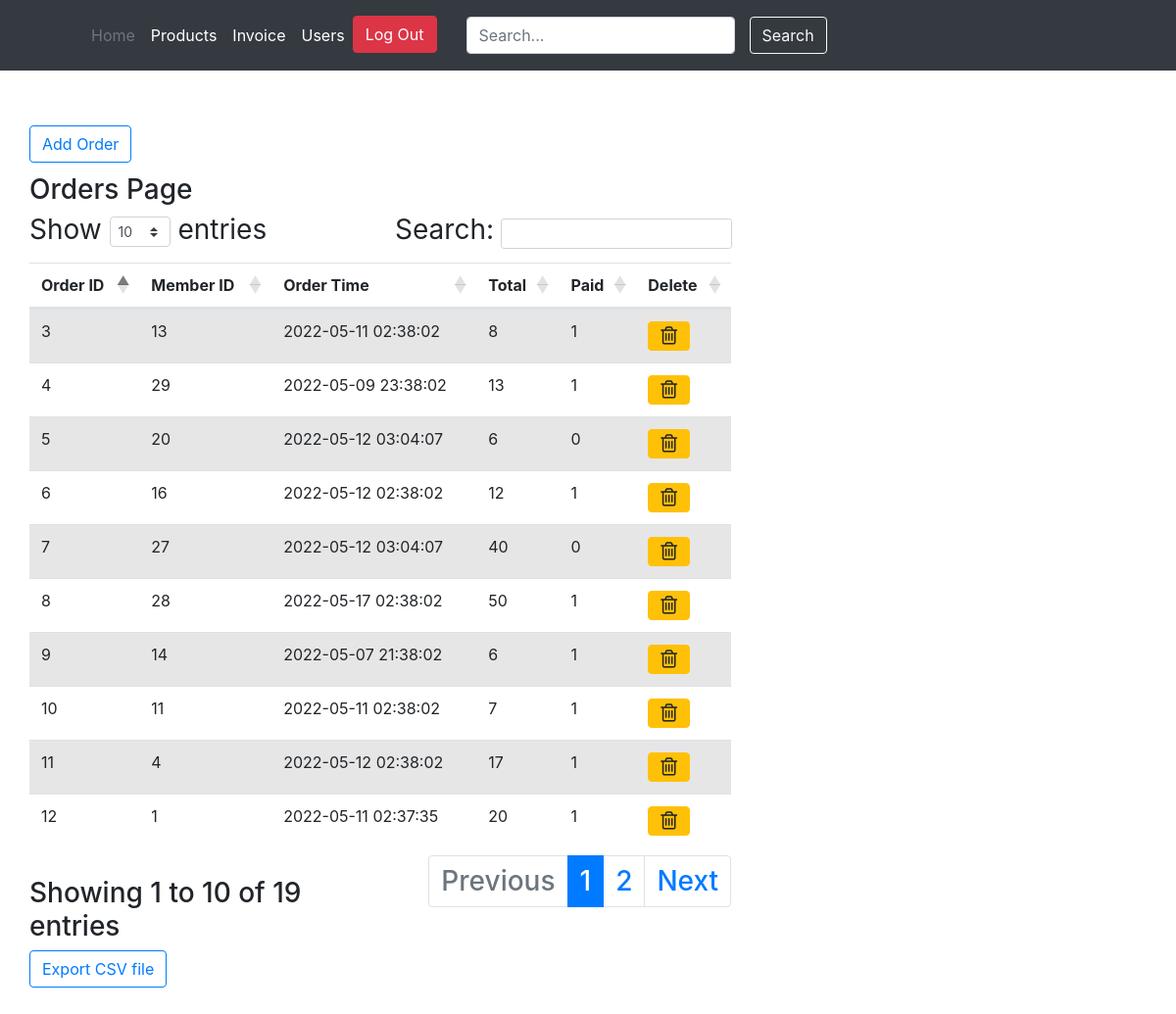
/orders.php, run on the app's committed database.
### tables this page shows
CREATE TABLE `invoice` (
  `OrderID` int(6) NOT NULL,
  `MemberID` int(10) NOT NULL,
  `OrderTime` timestamp NOT NULL DEFAULT current_timestamp(),
  `Total` int(10) NOT NULL,
  `Paid` tinyint(1) NOT NULL,
  `Active` tinyint(1) NOT NULL 
);

### orders.php (the view, shortened to what this page needs)
<head>
	<link rel="stylesheet" href="https://cdn.jsdelivr.net/npm/bootstrap@4.3.1/dist/css/bootstrap.min.css">
	<link rel="stylesheet" href="https://cdn.datatables.net/1.11.5/css/dataTables.bootstrap5.min.css">
	<link href="https://maxcdn.bootstrapcdn.com/font-awesome/4.7.0/css/font-awesome.min.css" rel="stylesheet" />
</head>
<body>
	<header class="p-3 bg-dark text-white">
		<div class="container">
			<div class="d-flex flex-wrap align-items-center justify-content-center justify-content-lg-start">
				<a href="/" class="d-flex align-items-center mb-2 mb-lg-0 text-white text-decoration-none">
					<svg class="bi me-2" width="40" height="32" role="img" aria-label="Bootstrap">
						<use xlink:href="#bootstrap"></use>
					</svg>
				</a>
				<ul class="nav col-12 col-lg-auto me-lg-auto mb-2 justify-content-center mb-md-0">
					<li><a href="index.php" class="nav-link px-2 text-secondary">Home</a></li>
					<li><a href="products.php" class="nav-link px-2 text-white">Products</a></li>
					<li><a href="orders.php" class="nav-link px-2 text-white">Invoice</a></li>
					<li><a href="users.php" class="nav-link px-2 text-white">Users</a></li>
					<li><a href="logout.php" class="btn btn-danger">Log Out</a></li>
				</ul>
				<form class="col-12 col-lg-auto mb-3 mb-lg-0 me-lg-3">
					<input type="search" class="form-control form-control-dark" placeholder="Search..." aria-label="Search">
				</form>
				<div class="text-end">
					<button type="button" class="btn btn-outline-light me-2">Search</button>
				</div>
			</div>
		</div>
	</header>
	<div class="container">
		<div class="row" style="padding-top:5%;">
			<div class=col-md-2">
				<a type="button" class="btn btn-outline-primary" href="add-orders.php">Add Order</a>
			</div>
		</div>
		<div class="row" style="padding-top:1%;">
			<div lass="col-md-12">
				<h3> Orders Page <h3>
						<table id="example" class="table table-striped" style="width:100%">
							<thead>
								<tr>
									<th>Order ID</th>
									<th>Member ID</th>
									<th>Order Time</th>
									<th>Total</th>
									<th>Paid</th>
									<th>Delete</th>
								</tr>
							</thead>
							<tbody>
								<?php
								$conn = new mysqli('localhost', 'root', '', 'market_database');
								$sql = "SELECT OrderID, MemberID, OrderTime, Total, Paid, Active FROM invoice";
								$result = $conn->query($sql);
								if (!empty($result) && $result->num_rows > 0) {
									while($row = $result->fetch_assoc())
									{
									  if($row["Active"] == 1)
									  {
										echo "<tr><td>" . $row["OrderID"] . "</td>" .
										"<td>" . $row["MemberID"] . "</td>" .
										"<td>" . $row["OrderTime"] . "</td>" .
										"<td>" . $row["Total"] . "</td>" .
										"<td>" . $row["Paid"] . "</td>" .
										"<td>
											<a type='button' class='btn btn-warning' href='go-to-delete-orders.php' onclick='storeDeleteInvoice(`".$row['OrderID']."`)'>
												<i class='fa fa-trash-o fa-lg'></i>
											</a>
										</td></tr>";
									  }
									}
								  }
								?>
							</tbody>
						</table>
			</div>
			<form method="post" class="col-md-6 pl-0" action="export_orders.php">
				<input type="submit" name="export_orders" value="Export CSV file" class="btn btn-outline-primary" />
			</form>
		</div>
		<div class="row" style="padding-top:1%;">
		</div>
	</div>
</body>

### data on the page
invoice: OrderID "3", MemberID "13", OrderTime "2022-05-11 02:38:02", Total "8", Paid "1"
invoice: OrderID "4", MemberID "29", OrderTime "2022-05-09 23:38:02", Total "13", Paid "1"
invoice: OrderID "5", MemberID "20", OrderTime "2022-05-12 03:04:07", Total "6", Paid "0"
invoice: OrderID "6", MemberID "16", OrderTime "2022-05-12 02:38:02", Total "12", Paid "1"
invoice: OrderID "7", MemberID "27", OrderTime "2022-05-12 03:04:07", Total "40", Paid "0"
invoice: OrderID "8", MemberID "28", OrderTime "2022-05-17 02:38:02", Total "50", Paid "1"
invoice: OrderID "9", MemberID "14", OrderTime "2022-05-07 21:38:02", Total "6", Paid "1"
invoice: OrderID "10", MemberID "11", OrderTime "2022-05-11 02:38:02", Total "7", Paid "1"
invoice: OrderID "11", MemberID "4", OrderTime "2022-05-12 02:38:02", Total "17", Paid "1"
invoice: OrderID "12", MemberID "1", OrderTime "2022-05-11 02:37:35", Total "20", Paid "1"
